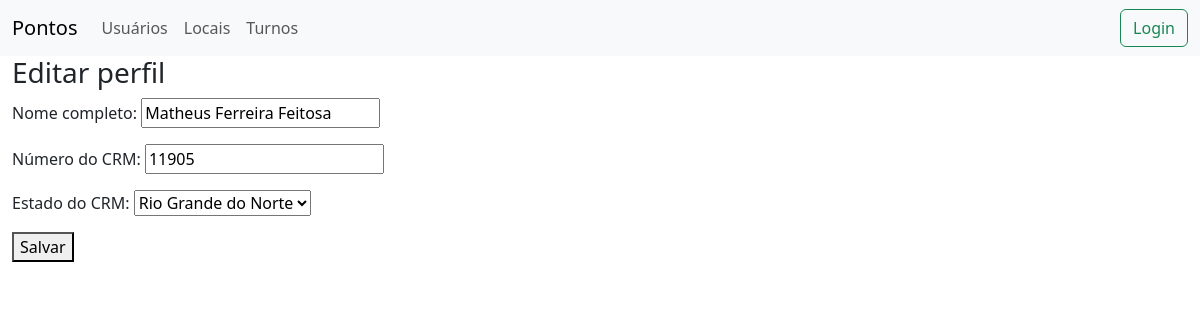
/profiles/edit/daf6187aca5249a9bb33de8435554a88, run on the app's committed database.
### profiles/models.py (models this page shows, shortened)
class Profile(models.Model):
    user = models.OneToOneField(
        User, on_delete=models.CASCADE,
        null=True,
        blank=True,
        verbose_name='Usuário',
    )
    id = models.UUIDField(
        default=uuid.uuid4,
        unique=True,
        primary_key=True,
        editable=False,
    )
    full_name = models.CharField(
        max_length=200,
        verbose_name='Nome completo',
    )
    cpf = models.CharField(
        max_length=11,
        editable=False,
        verbose_name='CPF',
    )
    crm_number = models.CharField(
        max_length=20,
        verbose_name='Número do CRM',
    )
    crm_state = models.CharField(
        max_length=2,
        choices=STATE_CHOICES,
        verbose_name='Estado do CRM',
    )
    created = models.DateTimeField(
        auto_now_add=True,
        editable=False,
        verbose_name='Data de criação',
    )

### profiles/views.py (the view)
# urls.py: path("edit/<str:id>", views.edit_profile, name="edit_profile"),
def edit_profile(request, id):
    profile = Profile.objects.get(id=id)
    if request.method == 'POST':
        form = ProfileForm(request.POST, instance=profile)
        if form.is_valid():
            form.save()
            print('Perfil atualizado!')
            return redirect('profiles')
        return HttpResponse(request, 'Invalid form data!')
    else:
        form = ProfileForm(instance=profile)
        return render(request, 'profiles/edit.html', {'form': form})

### profiles/forms.py
class ProfileForm(forms.ModelForm):
    class Meta:
        model = Profile
        fields = ['full_name', 'crm_number', 'crm_state']

### templates/profiles/edit.html (shortened to what this page needs)
{% extends "base.html" %}
{% block content %}
<h3>Editar perfil</h3>
<form action=""
    method="post">
    {{form.as_p}}
    <button type="submit">Salvar</button>
</form>
{% endblock content %}

### data on the page
Profile: full_name "Matheus Ferreira Feitosa", crm_number "11905", crm_state "Rio Grande do Norte"
